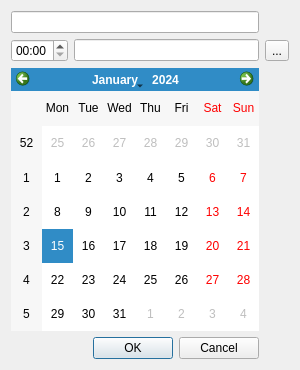
<?xml version="1.0" encoding="UTF-8"?>
<ui version="4.0">
 <class>addAlarm</class>
 <widget class="QDialog" name="addAlarm">
  <property name="geometry">
   <rect>
    <x>0</x>
    <y>0</y>
    <width>283</width>
    <height>370</height>
   </rect>
  </property>
  <property name="windowTitle">
   <string>Dialog</string>
  </property>
  <layout class="QGridLayout" name="gridLayout">
   <item row="0" column="0" colspan="2">
    <widget class="QLineEdit" name="lE_name"/>
   </item>
   <item row="1" column="0">
    <widget class="QTimeEdit" name="tE_time">
     <property name="displayFormat">
      <string>HH:mm</string>
     </property>
    </widget>
   </item>
   <item row="1" column="1">
    <widget class="QLineEdit" name="lE_pathFile"/>
   </item>
   <item row="1" column="2">
    <widget class="QToolButton" name="tB_pathFile">
     <property name="text">
      <string>...</string>
     </property>
    </widget>
   </item>
   <item row="2" column="0" colspan="2">
    <widget class="QCalendarWidget" name="cW_date">
     <property name="gridVisible">
      <bool>false</bool>
     </property>
     <property name="selectionMode">
      <enum>QCalendarWidget::SingleSelection</enum>
     </property>
     <property name="dateEditEnabled">
      <bool>true</bool>
     </property>
    </widget>
   </item>
   <item row="3" column="0" colspan="2">
    <widget class="QDialogButtonBox" name="buttonBox">
     <property name="orientation">
      <enum>Qt::Horizontal</enum>
     </property>
     <property name="standardButtons">
      <set>QDialogButtonBox::Cancel|QDialogButtonBox::Ok</set>
     </property>
    </widget>
   </item>
  </layout>
 </widget>
 <resources/>
 <connections>
  <connection>
   <sender>buttonBox</sender>
   <signal>accepted()</signal>
   <receiver>addAlarm</receiver>
   <slot>accept()</slot>
   <hints>
    <hint type="sourcelabel">
     <x>248</x>
     <y>254</y>
    </hint>
    <hint type="destinationlabel">
     <x>157</x>
     <y>274</y>
    </hint>
   </hints>
  </connection>
  <connection>
   <sender>buttonBox</sender>
   <signal>rejected()</signal>
   <receiver>addAlarm</receiver>
   <slot>reject()</slot>
   <hints>
    <hint type="sourcelabel">
     <x>316</x>
     <y>260</y>
    </hint>
    <hint type="destinationlabel">
     <x>286</x>
     <y>274</y>
    </hint>
   </hints>
  </connection>
 </connections>
</ui>
